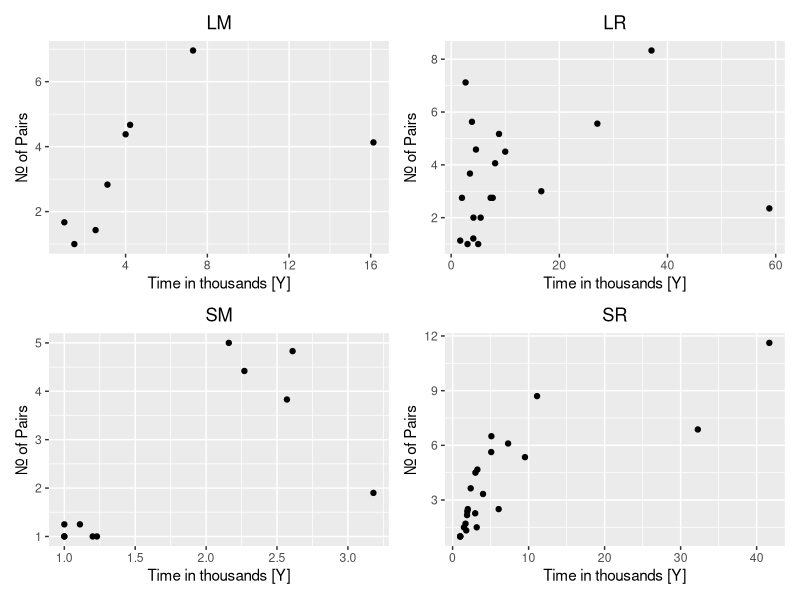

R code for this plot:
## ---- chunk 1
knitr::opts_chunk$set(warning = FALSE, message = FALSE) 
## ---- chunk 2
library(tidyverse)
data <- read.csv('Factors Affecting Extinction.csv')
data
## ---- chunk 3
library(patchwork)
L_data <- subset(data, Size == "L")
S_data <- subset(data, Size == "S")
LM <- subset(L_data, Status == "M")
LR <- subset(L_data, Status == "R")
SM <- subset(S_data, Status == "M")
SR <- subset(S_data, Status == "R")

p1 <- ggplot(LM) + geom_point(aes(Time, Pairs)) + ggtitle("LM") + xlab("Time in thousands [Y]") + ylab("Nr. of Pairs") + theme(plot.title = element_text(hjust = 0.5))
p2 <- ggplot(LR) + geom_point(aes(Time, Pairs)) + ggtitle("LR") + xlab("Time in thousands [Y]") + ylab("Nr. of Pairs") + theme(plot.title = element_text(hjust = 0.5))
p3 <- ggplot(SM) + geom_point(aes(Time, Pairs)) + ggtitle("SM") + xlab("Time in thousands [Y]") + ylab("Nr. of Pairs") + theme(plot.title = element_text(hjust = 0.5))
p4 <- ggplot(SR) + geom_point(aes(Time, Pairs)) + ggtitle("SR") + xlab("Time in thousands [Y]") + ylab("Nr. of Pairs") + theme(plot.title = element_text(hjust = 0.5))

p1 + p2 + p3 + p4

